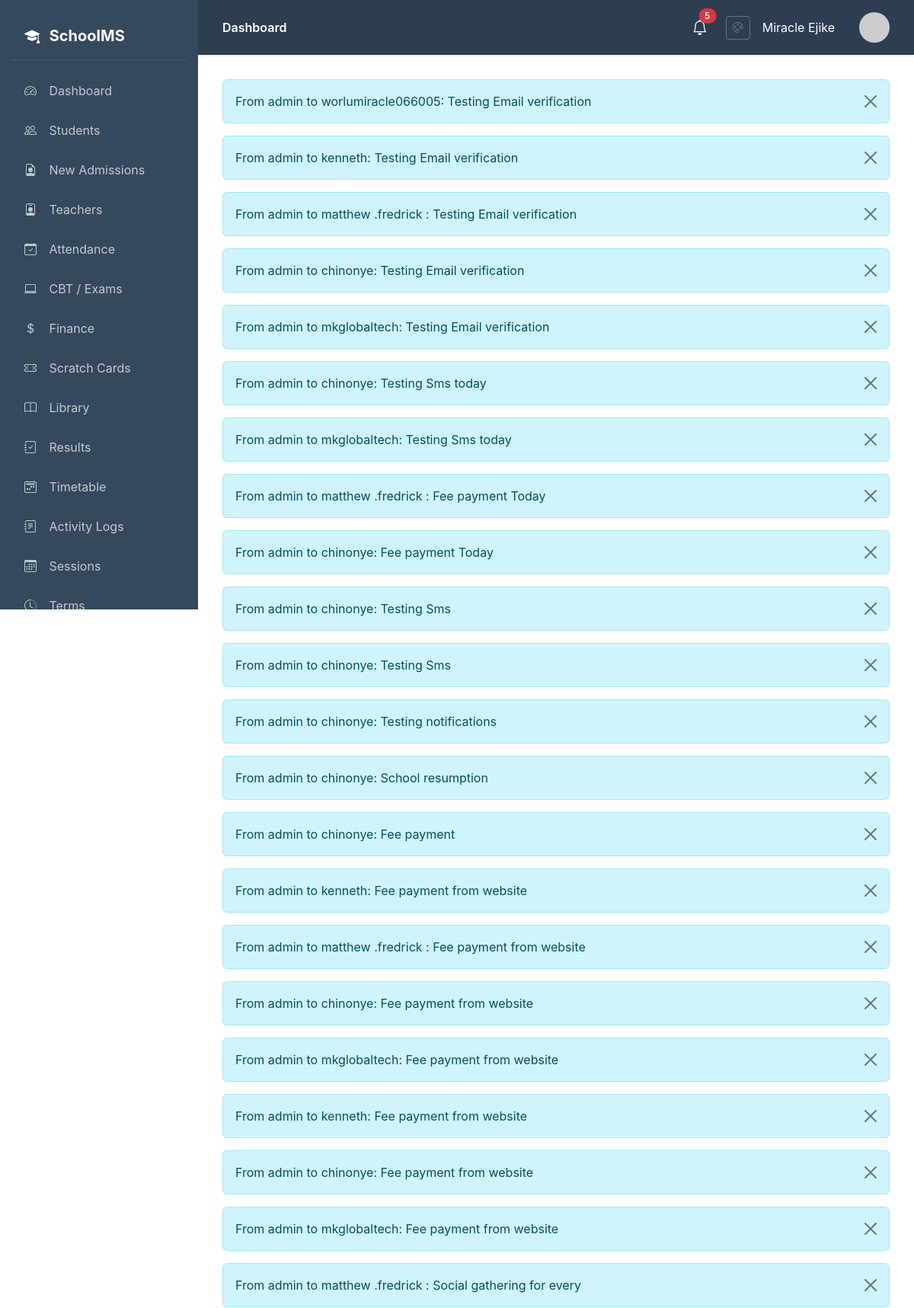
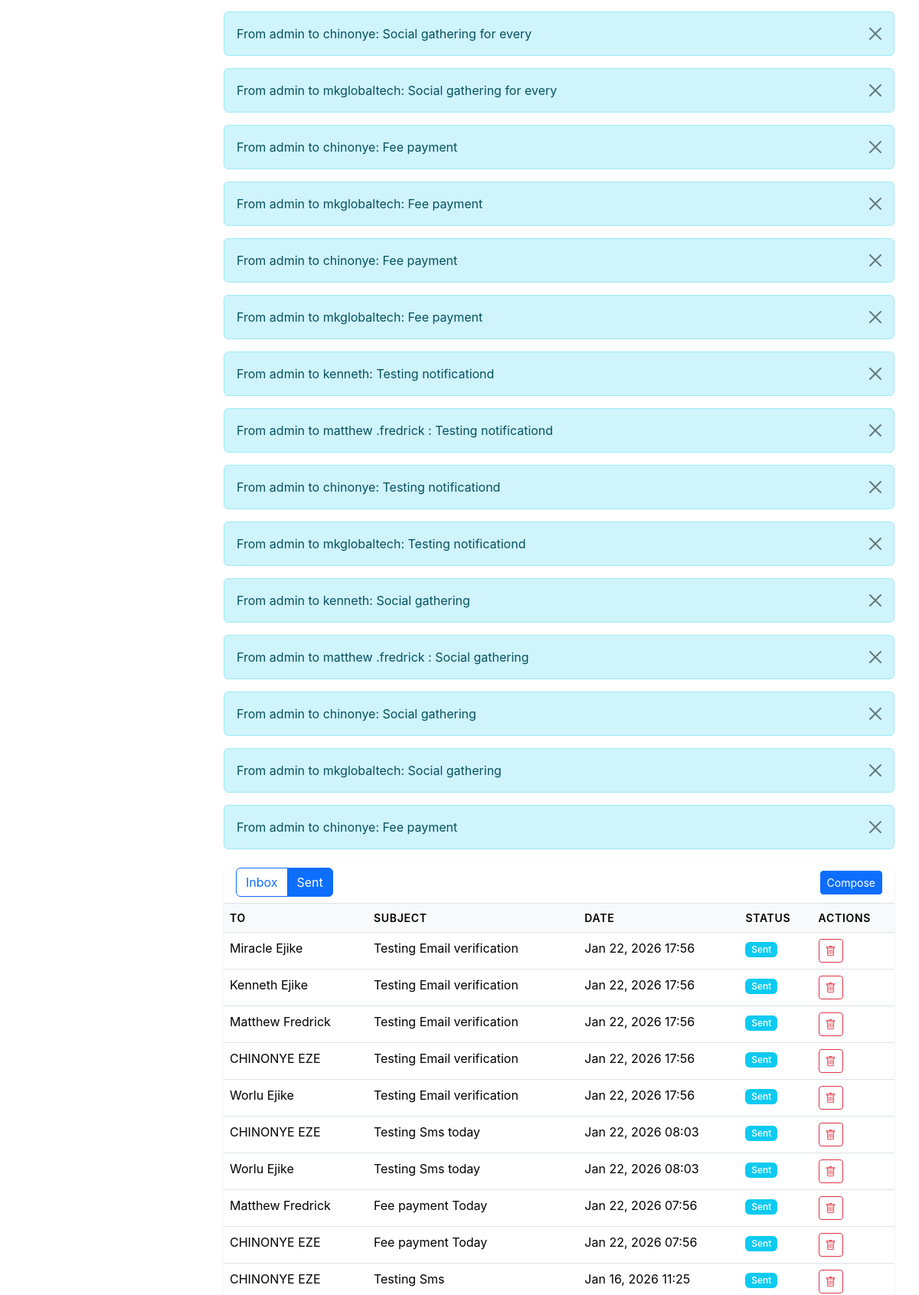
Screenshot of /notifications/sent/ (signed in, upper part) with the database file from the repository (2 pictures, top to bottom).
### notifications/models.py (models this page shows)
class Message(models.Model):
    sender = models.ForeignKey(User, on_delete=models.CASCADE, related_name='sent_messages')
    recipient = models.ForeignKey(User, on_delete=models.CASCADE, related_name='received_messages')
    subject = models.CharField(max_length=255)
    body = models.TextField()
    is_read = models.BooleanField(default=False)
    created_at = models.DateTimeField(auto_now_add=True)
    class Meta:
        ordering = ['-created_at']
    def __str__(self):
        return f"From {self.sender} to {self.recipient}: {self.subject}"

### notifications/views.py (the view)
# urls.py: path('sent/', views.sent_messages, name='sent_messages'),
@login_required
def sent_messages(request):
    messages_list = Message.objects.filter(sender=request.user).order_by('-created_at')
    return render(request, 'notifications/sent_messages.html', {'messages': messages_list})

### core/context_processors.py (called while the page is built)
def vapid_public_key(request):
    return {
        'vapid_public_key': getattr(settings, 'VAPID_PUBLIC_KEY', ''),
    }

### templates/notifications/sent_messages.html (shortened to what this page needs)
{% extends 'base.html' %}
{% block content %}
<div class="card">
    <div class="card-header d-flex justify-content-between align-items-center">
        <div class="btn-group">
            <a href="{% url 'notifications:inbox' %}" class="btn btn-outline-primary">Inbox</a>
            <a href="{% url 'notifications:sent_messages' %}" class="btn btn-outline-primary active">Sent</a>
        </div>
        <a href="{% url 'notifications:compose' %}" class="btn btn-primary btn-sm">Compose</a>
    </div>
    <div class="card-body p-0">
        <div class="table-responsive">
            <table class="table table-hover">
                <thead>
                    <tr>
                        <th>To</th>
                        <th>Subject</th>
                        <th>Date</th>
                        <th>Status</th>
                        <th>Actions</th>
                    </tr>
                </thead>
                <tbody>
                    {% for msg in messages %}
                    <tr id="message-{{ msg.id }}">
                        <td onclick="window.location='{% url 'notifications:message_detail' msg.id %}'" style="cursor: pointer;">{{ msg.recipient.get_full_name|default:msg.recipient.username }}</td>
                        <td onclick="window.location='{% url 'notifications:message_detail' msg.id %}'" style="cursor: pointer;">{{ msg.subject }}</td>
                        <td onclick="window.location='{% url 'notifications:message_detail' msg.id %}'" style="cursor: pointer;">{{ msg.created_at|date:"M d, Y H:i" }}</td>
                        <td onclick="window.location='{% url 'notifications:message_detail' msg.id %}'" style="cursor: pointer;">
                            {% if msg.is_read %}
                            <span class="badge bg-secondary">Read</span>
                            {% else %}
                            <span class="badge bg-info">Sent</span>
                            {% endif %}
                        </td>
                        <td>
                            <button onclick="deleteMessage({{ msg.id }})" class="btn btn-sm btn-outline-danger">
                                <i class="bi bi-trash"></i>
                            </button>
                        </td>
                    </tr>
                    {% empty %}
                    <tr><td colspan="4" class="text-center">No sent messages found.</td></tr>
                    {% endfor %}
                </tbody>
            </table>
        </div>
    </div>
</div>
{% endblock %}

### templates/base.html (shortened to what this page needs)
{% load static %}
<!DOCTYPE html>
<html lang="en">
<head>
    <link href="https://cdn.jsdelivr.net/npm/bootstrap@5.3.2/dist/css/bootstrap.min.css" rel="stylesheet">
    <link href="https://cdn.jsdelivr.net/npm/bootstrap-icons@1.11.1/font/bootstrap-icons.css" rel="stylesheet">
    <link rel="stylesheet" href="{% static 'css/theme.css' %}">
</head>
<body>
    <nav class="sidebar">
        <div class="brand">
            <i class="bi bi-mortarboard-fill me-2"></i>
            SchoolMS
        </div>
        <ul class="nav flex-column">
            <li class="nav-item">
                <a class="nav-link {% if request.resolver_match.url_name == 'dashboard' %}active{% endif %}" href="{% url 'core:dashboard' %}">
                    <i class="bi bi-speedometer2"></i> Dashboard
                </a>
            </li>
            {% if user.profile.role == 'admin' or user.profile.role == 'teacher' %}
            <li class="nav-item">
                <a class="nav-link {% if 'students' in request.path %}active{% endif %}" href="{% url 'students:student_list' %}">
                    <i class="bi bi-people"></i> Students
                </a>
            </li>
            {% endif %}
            {% if user.profile.role == 'admin' %}
            <li class="nav-item">
                <a class="nav-link {% if 'admissions' in request.path %}active{% endif %}" href="{% url 'homepage:admission_list' %}">
                    <i class="bi bi-file-earmark-person"></i> New Admissions
                </a>
            </li>
            <li class="nav-item">
                <a class="nav-link {% if 'teachers' in request.path %}active{% endif %}" href="{% url 'teachers:teacher_list' %}">
                    <i class="bi bi-person-badge"></i> Teachers
                </a>
            </li>
            {% endif %}
            {% if user.profile.role == 'admin' or user.profile.role == 'teacher' or user.profile.role == 'student' %}
            <li class="nav-item">
                <a class="nav-link {% if 'attendance' in request.path %}active{% endif %}" href="{% url 'attendance:dashboard' %}">
                    <i class="bi bi-calendar-check"></i> Attendance
                </a>
            </li>
            {% endif %}
            <li class="nav-item">
                <a class="nav-link {% if 'cbt' in request.path %}active{% endif %}" href="{% url 'cbt:dashboard' %}">
                    <i class="bi bi-laptop"></i> CBT / Exams
                </a>
            </li>
            {% if user.profile.role == 'admin' or user.profile.role == 'accountant' or user.profile.role == 'student' %}
            <li class="nav-item">
                <a class="nav-link {% if 'finance' in request.path %}active{% endif %}" href="{% url 'finance:dashboard' %}">
                    <i class="bi bi-currency-dollar"></i> Finance
                </a>
            </li>
            <li class="nav-item">
                <a class="nav-link {% if 'scratchcard' in request.path %}active{% endif %}" href="{% url 'scratchcard:dashboard' %}">
                    <i class="bi bi-ticket-perforated"></i> Scratch Cards
                </a>
            </li>
            {% endif %}
            {% if user.profile.role == 'admin' or user.profile.role == 'librarian' or user.profile.role == 'teacher' or user.profile.role == 'student' %}
            <li class="nav-item">
                <a class="nav-link {% if 'library' in request.path %}active{% endif %}" href="{% url 'library:dashboard' %}">
                    <i class="bi bi-book"></i> Library
                </a>
            </li>
            {% endif %}
            <li class="nav-item">
                <a class="nav-link {% if 'results' in request.path %}active{% endif %}" href="{% url 'students:results_dashboard' %}">
                    <i class="bi bi-journal-check"></i> Results
                </a>
            </li>
            {% if user.profile.role == 'admin' or user.profile.role == 'teacher' %}
            <li class="nav-item">
                <a class="nav-link {% if 'timetable' in request.path %}active{% endif %}" href="{% url 'timetable:list' %}">
                    <i class="bi bi-calendar2-week"></i> Timetable
                </a>
            </li>
            {% endif %}
            {% if user.profile.role == 'admin' %}
            <li class="nav-item">
                <a class="nav-link {% if 'audit-logs' in request.path %}active{% endif %}" href="{% url 'core:audit_logs' %}">
                    <i class="bi bi-journal-text"></i> Activity Logs
                </a>
            </li>
            <li class="nav-item">
                <a class="nav-link {% if 'sessions' in request.path %}active{% endif %}" href="{% url 'core:session_list' %}">
                    <i class="bi bi-calendar3"></i> Sessions
                </a>
            </li>
            <li class="nav-item">
                <a class="nav-link {% if 'terms' in request.path %}active{% endif %}" href="{% url 'core:term_list' %}">
                    <i class="bi bi-clock-history"></i> Terms
                </a>
            </li>
            {% endif %}
        </ul>
    </nav>
    <main class="main-content">
        <div class="top-bar">
            <div>
                <span class="fw-semibold">{% block page_title %}Dashboard{% endblock %}</span>
            </div>
            <div class="d-flex align-items-center gap-3">
                <div class="dropdown me-2">
                    <button class="btn btn-link text-white position-relative p-0 border-0" type="button" id="notificationBell" data-bs-toggle="dropdown" aria-expanded="false">
                        <i class="bi bi-bell fs-5"></i>
                        <span id="notification-badge" class="position-absolute top-0 start-100 translate-middle badge rounded-pill bg-danger d-none">
                        </span>
                    </button>
                </div>
                <a href="{% url 'accounts:theme_settings' %}" class="btn btn-sm btn-outline-secondary" title="Theme Settings">
                    <i class="bi bi-palette"></i>
                </a>
                <span class="me-3">{{ user.get_full_name|default:user.username }}</span>
                <img src="https://ui-avatars.com/api/?name={{ user.username }}&background=4f46e5&color=fff" class="avatar" alt="Avatar">
            </div>
        </div>
        {% if messages %}
        <div class="mb-3">
            {% for message in messages %}
            <div class="alert alert-{{ message.tags|default:'info' }} alert-dismissible fade show" role="alert">
                {{ message }}
                <button type="button" class="btn-close" data-bs-dismiss="alert"></button>
            </div>
            {% endfor %}
        </div>
        {% endif %}
        {% block content %}{% endblock %}
    </main>
</body>
</html>

### static/css/theme.css (style rules this page uses)
:root { --primary-color: #0d6efd; --secondary-color: #6c757d; --accent-color: #198754; --navbar-color: #2c3e50; --sidebar-color: #34495e; --background-color: #ffffff; --text-color: #333333; --light-bg: #f8f9fa; --border-color: #dee2e6; }
body { background-color: var(--background-color); color: var(--text-color); transition: background-color 0.3s ease, color 0.3s ease; }
.sidebar { background-color: var(--sidebar-color) !important; transition: background-color 0.3s ease; }
.top-bar { background-color: var(--navbar-color) !important; color: white; transition: background-color 0.3s ease; }
.card { background-color: var(--light-bg); color: var(--text-color); border-color: var(--border-color) !important; transition: background-color 0.3s ease, color 0.3s ease; }
.card-header { background-color: var(--background-color); border-bottom-color: var(--border-color) !important; }
.btn-primary { background-color: var(--primary-color) !important; border-color: var(--primary-color) !important; }
.main-content { background-color: var(--background-color); transition: background-color 0.3s ease; }
.table { color: var(--text-color); }
.table thead th { border-bottom-color: var(--border-color); background-color: var(--light-bg); }
.table tbody td { border-bottom-color: var(--border-color); }
.sidebar .nav-link { color: rgba(255, 255, 255, 0.7); }

### templates/base.html (style rules this page uses)
body { font-family: 'Inter', -apple-system, BlinkMacSystemFont, 'Segoe UI', Roboto, sans-serif; background-color: var(--background-color); overflow-x: hidden; }
.reveal-hidden { opacity: 0; transform: translateY(20px); transition: all 0.6s cubic-bezier(0.4, 0, 0.2, 1); }
.reveal-visible { opacity: 1; transform: translateY(0); }
.btn { transition: all 0.2s ease; }
.sidebar { position: fixed; top: 0; left: 0; height: 100vh; width: var(--sidebar-width); background-color: var(--sidebar-color); padding: 1rem; overflow-y: auto; z-index: 1000; }
.sidebar .brand { color: #fff; font-size: 1.25rem; font-weight: 700; padding: 1rem; margin-bottom: 1rem; border-bottom: 1px solid rgba(255,255,255,0.1); }
.sidebar .nav-link { color: rgba(255,255,255,0.7); padding: 0.75rem 1rem; border-radius: 0.5rem; margin-bottom: 0.25rem; transition: all 0.2s; }
.sidebar .nav-link i { width: 24px; margin-right: 0.75rem; }
.main-content { margin-left: var(--sidebar-width); padding: 2rem; min-height: 100vh; background-color: transparent; color: var(--text-color); position: relative; }
.top-bar { background-color: var(--navbar-color); color: white; padding: 1rem 2rem; margin: -2rem -2rem 2rem -2rem; box-shadow: 0 1px 3px rgba(0,0,0,0.1); display: flex; justify-content: space-between; align-items: center; }
.card { border: none; border-radius: 1rem; box-shadow: 0 1px 3px rgba(0,0,0,0.1); }
.card-header { background: #fff; border-bottom: 1px solid #e2e8f0; font-weight: 600; }
.btn-primary { background: var(--primary-color); border-color: var(--primary-color); }
.table th { background: #f8fafc; font-weight: 600; font-size: 0.875rem; text-transform: uppercase; letter-spacing: 0.05em; }
.badge { font-weight: 500; }
.avatar { width: 40px; height: 40px; border-radius: 50%; object-fit: cover; }

### rows the page displays
Message: sender+recipient+subject "From admin to worlumiracle066005: Testing Email verification", recipient.get_full_name "Miracle Ejike", subject "Testing Email verification", created_at "Jan 22, 2026 17:56", is_read "Sent"
Message: sender+recipient+subject "From admin to kenneth: Testing Email verification", recipient.get_full_name "Kenneth Ejike", subject "Testing Email verification", created_at "Jan 22, 2026 17:56", is_read "Sent"
Message: sender+recipient+subject "From admin to matthew .fredrick : Testing Email verification", recipient.get_full_name "Matthew Fredrick", subject "Testing Email verification", created_at "Jan 22, 2026 17:56", is_read "Sent"
Message: sender+recipient+subject "From admin to chinonye: Testing Email verification", recipient.get_full_name "CHINONYE EZE", subject "Testing Email verification", created_at "Jan 22, 2026 17:56", is_read "Sent"
Message: sender+recipient+subject "From admin to mkglobaltech: Testing Email verification", recipient.get_full_name "Worlu Ejike", subject "Testing Email verification", created_at "Jan 22, 2026 17:56", is_read "Sent"
Message: sender+recipient+subject "From admin to chinonye: Testing Sms today", recipient.get_full_name "CHINONYE EZE", subject "Testing Sms today", created_at "Jan 22, 2026 08:03", is_read "Sent"
Message: sender+recipient+subject "From admin to mkglobaltech: Testing Sms today", recipient.get_full_name "Worlu Ejike", subject "Testing Sms today", created_at "Jan 22, 2026 08:03", is_read "Sent"
Message: sender+recipient+subject "From admin to matthew .fredrick : Fee payment Today", recipient.get_full_name "Matthew Fredrick", subject "Fee payment Today", created_at "Jan 22, 2026 07:56", is_read "Sent"
Message: sender+recipient+subject "From admin to chinonye: Fee payment Today", recipient.get_full_name "CHINONYE EZE", subject "Fee payment Today", created_at "Jan 22, 2026 07:56", is_read "Sent"
Message: sender+recipient+subject "From admin to chinonye: Testing Sms", recipient.get_full_name "CHINONYE EZE", subject "Testing Sms", created_at "Jan 16, 2026 11:25", is_read "Sent"
Message: sender+recipient+subject "From admin to chinonye: Testing Sms"
Message: sender+recipient+subject "From admin to chinonye: Testing notifications"
Message: sender+recipient+subject "From admin to chinonye: School resumption"
Message: sender+recipient+subject "From admin to chinonye: Fee payment"
Message: sender+recipient+subject "From admin to kenneth: Fee payment from website"
Message: sender+recipient+subject "From admin to matthew .fredrick : Fee payment from website"
Message: sender+recipient+subject "From admin to chinonye: Fee payment from website"
Message: sender+recipient+subject "From admin to mkglobaltech: Fee payment from website"
Message: sender+recipient+subject "From admin to kenneth: Fee payment from website"
Message: sender+recipient+subject "From admin to chinonye: Fee payment from website"
Message: sender+recipient+subject "From admin to mkglobaltech: Fee payment from website"
Message: sender+recipient+subject "From admin to matthew .fredrick : Social gathering for every"
Message: sender+recipient+subject "From admin to chinonye: Social gathering for every"
Message: sender+recipient+subject "From admin to mkglobaltech: Social gathering for every"
Message: sender+recipient+subject "From admin to chinonye: Fee payment"
Message: sender+recipient+subject "From admin to mkglobaltech: Fee payment"
Message: sender+recipient+subject "From admin to chinonye: Fee payment"
Message: sender+recipient+subject "From admin to mkglobaltech: Fee payment"
Message: sender+recipient+subject "From admin to kenneth: Testing notificationd"
Message: sender+recipient+subject "From admin to matthew .fredrick : Testing notificationd"
Message: sender+recipient+subject "From admin to chinonye: Testing notificationd"
Message: sender+recipient+subject "From admin to mkglobaltech: Testing notificationd"
Message: sender+recipient+subject "From admin to kenneth: Social gathering"
Message: sender+recipient+subject "From admin to matthew .fredrick : Social gathering"
Message: sender+recipient+subject "From admin to chinonye: Social gathering"
Message: sender+recipient+subject "From admin to mkglobaltech: Social gathering"
Message: sender+recipient+subject "From admin to chinonye: Fee payment"

### other values shown
{{ user.get_full_name|default:user.username }} "Miracle Ejike"
